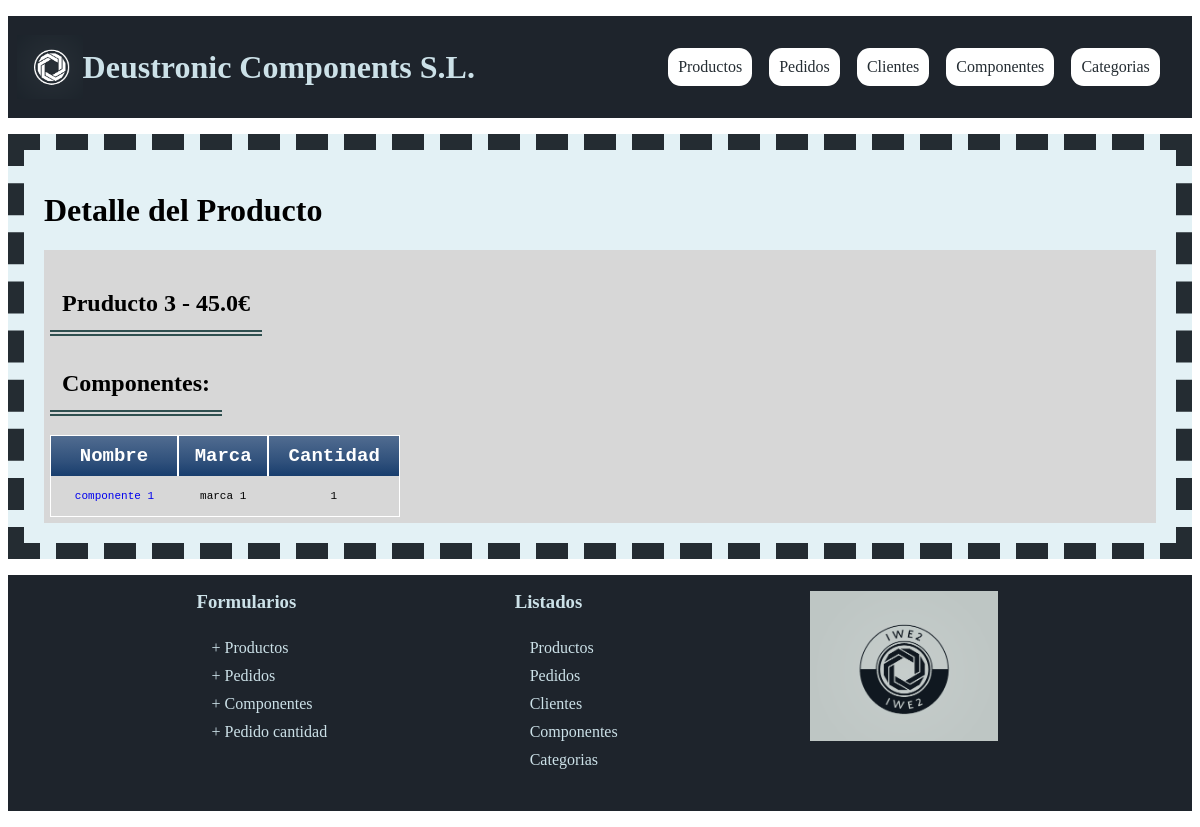
Page /appProyecto/productos/2/ on the earlier database version.
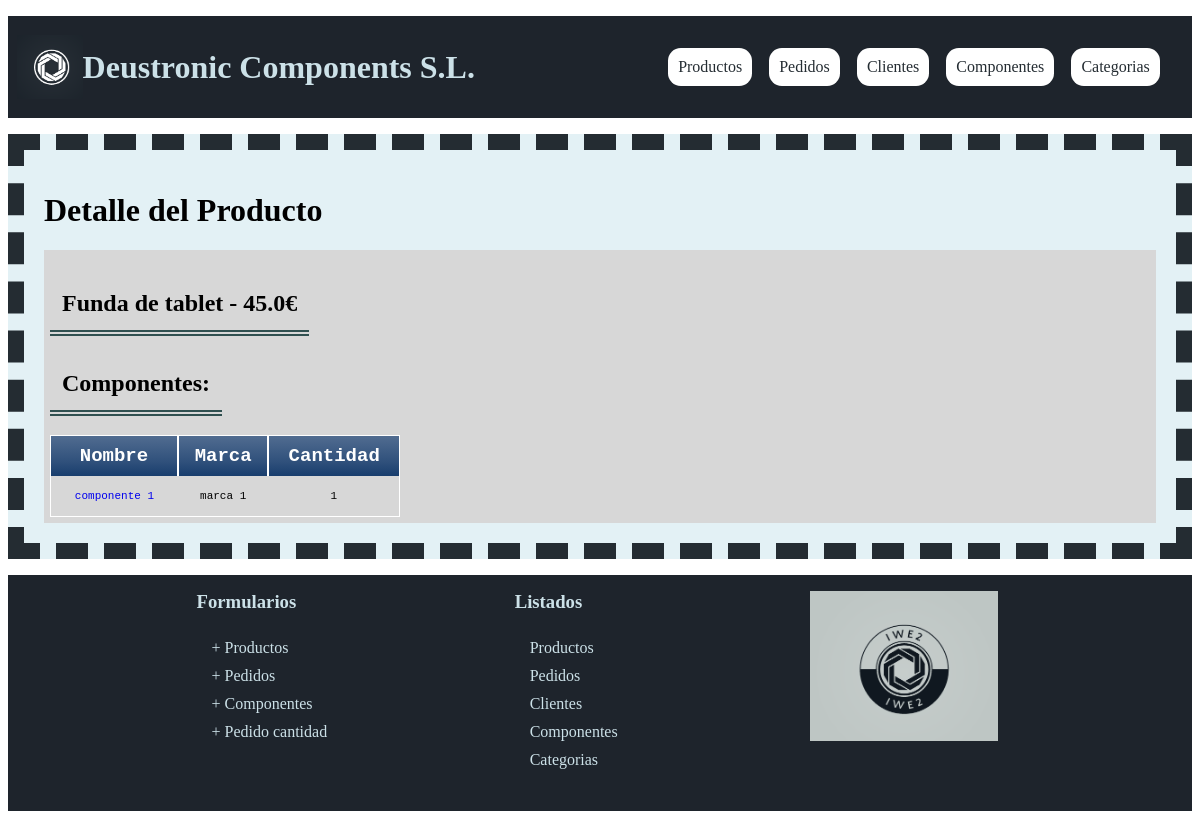
Same page on the later database version.
### appProyecto/models.py (models this page shows, shortened)
class Producto(models.Model):
    precio = models.FloatField(default=0)
    nombre = models.CharField(max_length=200)
    descripcion = models.CharField(max_length=1000)
    categoria = models.ForeignKey(Categoria, on_delete=models.CASCADE)
    componente = models.ManyToManyField(Componente, through="Elemento")

### appProyecto/views.py (the view)
class ProductoDetailView(DetailView):
    model = Producto
    def get_context_data(self, **kwargs):
        context = super().get_context_data(**kwargs)
        context['elementos'] = self.object.elemento_set.all()
        return context

### appProyecto/templates/appProyecto/producto_detail.html (shortened to what this page needs)
{% extends "base.html" %}  {% block contenido %}
<h1>Detalle del Producto</h1>
<div class="descripcion">
  {% if producto %}
  <h2>{{ producto.nombre}} - {{ producto.precio}}€</h2>
  <h2>Componentes:</h2>
  <table class="paleBlueRows">
    <thead>
      <tr>
        <th>Nombre</th>
        <th>Marca</th>
        <th>Cantidad</th>
      </tr>
    </thead>
    <tbody>
      {% for elemento in elementos %}
      <tr>
        <td>
          <a href="{% url 'detalle componentes' elemento.id_componente.pk %}">
            {{ elemento.id_componente.nombre }}
          </a>
        </td>
        <td>{{ elemento.id_componente.marca }}</td>
        <td>{{ elemento.cantidad }}</td>
      </tr>
      {% endfor %}
    </tbody>
  </table>
  {% else %}
  <p>No existe este producto.</p>
  {% endif %}
</div>
{% endblock %}

Differences in the rows shown:
changed Producto: nombre "Pruducto 3" → "Funda de tablet"
